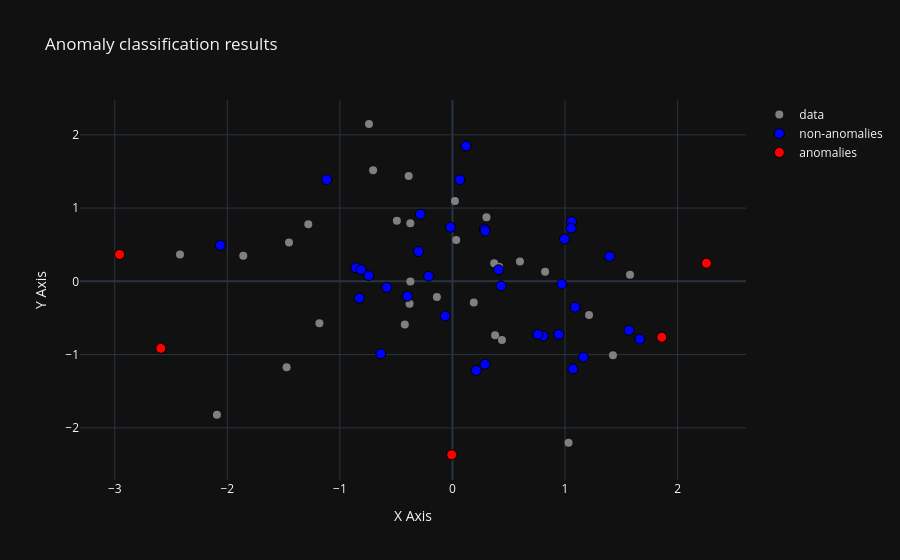

Notebook code cell kept with this figure:
### Markdown cell above
Plot the original data points (in gray) and the new data points by marking the anomalous ones:

### Code cell
df0 = gnnObj.take_data()

dfClassified = gnnObj.classify(dfPoints2).take_value()
dfCombined = dfPoints2.join(dfClassified)

df1 = dfCombined[dfCombined["Label"] == True]
df2 = dfCombined[dfCombined["Label"] == False]

fig = go.Figure()

# Original data points
fig.add_trace(go.Scatter(
    x=df0['X'],
    y=df0['Y'],
    mode='markers',
    marker=dict(size=8, color='gray'),
    name='data'
))

# Non-anomaly points
fig.add_trace(go.Scatter(
    x=df1['X'],
    y=df1['Y'],
    mode='markers',
    marker=dict(size=10, color='blue', line=dict(width=1, color='black')),
    name='non-anomalies'
))

# Anomaly points
fig.add_trace(go.Scatter(
    x=df2['X'],
    y=df2['Y'],
    mode='markers',
    marker=dict(size=10, color='red', line=dict(width=1, color='black')),
    name='anomalies'
))

fig.update_layout(
    title = "Anomaly classification results",
    template="plotly_dark",
    xaxis_title="X Axis",
    yaxis_title="Y Axis"
)

fig.show()

### Figure 1 — Plotly figure (JSON) as saved in the notebook; plotly's stock layout.template omitted (floating-point values rounded to 4 significant figures)
{"data": [{"marker": {"color": "gray", "size": 8}, "mode": "markers", "name": "data", "type": "scatter", "x": [-0.3811, 0.03357, -2.092, 0.4146, 1.425, -1.452, -0.3739, -0.1386, -1.281, 0.3787, -1.182, -1.473, -1.858, 0.302, -0.4232, 1.213, -0.7416, -0.7047, 0.4394, 0.5995, 0.3706, 1.031, 1.577, -2.42, 0.1894, -0.3742, -0.3893, 0.02191, 0.8229, -0.494], "y": [-0.3056, 0.5649, -1.822, 0.1988, -1.009, 0.5292, -0.0008867, -0.2124, 0.778, -0.737, -0.5724, -1.172, 0.3479, 0.8738, -0.5903, -0.4582, 2.148, 1.515, -0.7988, 0.2714, 0.2456, -2.203, 0.08989, 0.3667, -0.2891, 0.7937, 1.439, 1.097, 0.1296, 0.8284]}, {"marker": {"color": "blue", "line": {"color": "black", "width": 1}, "size": 10}, "mode": "markers", "name": "non-anomalies", "type": "scatter", "x": [-0.8587, 0.289, 1.163, -0.06441, -0.2121, 0.1199, 0.9438, 0.4094, 0.2842, 0.2911, -0.5836, -0.8116, -0.7436, -0.4006, 0.8069, 1.057, -1.117, 1.664, 0.7582, -0.2857, 0.06513, 1.053, 0.2119, 1.09, 0.9955, 0.4323, 1.569, 0.9717, -0.01692, -2.061, 1.395, -0.3016, -0.6367, 1.07, -0.8274], "y": [0.1858, -1.132, -1.034, -0.4741, 0.06917, 1.847, -0.7238, 0.1578, 0.7133, 0.6875, -0.08336, 0.1601, 0.07832, -0.2041, -0.7468, 0.8149, 1.389, -0.7884, -0.7234, 0.9167, 1.388, 0.7252, -1.217, -0.3523, 0.5771, -0.06096, -0.668, -0.03629, 0.7383, 0.4912, 0.3401, 0.4069, -0.988, -1.195, -0.2295]}, {"marker": {"color": "red", "line": {"color": "black", "width": 1}, "size": 10}, "mode": "markers", "name": "anomalies", "type": "scatter", "x": [-2.957, -0.006828, 1.859, 2.256, -2.591], "y": [0.367, -2.367, -0.7633, 0.2472, -0.9148]}], "layout": {"title": {"text": "Anomaly classification results"}, "xaxis": {"title": {"text": "X Axis"}}, "yaxis": {"title": {"text": "Y Axis"}}}}
